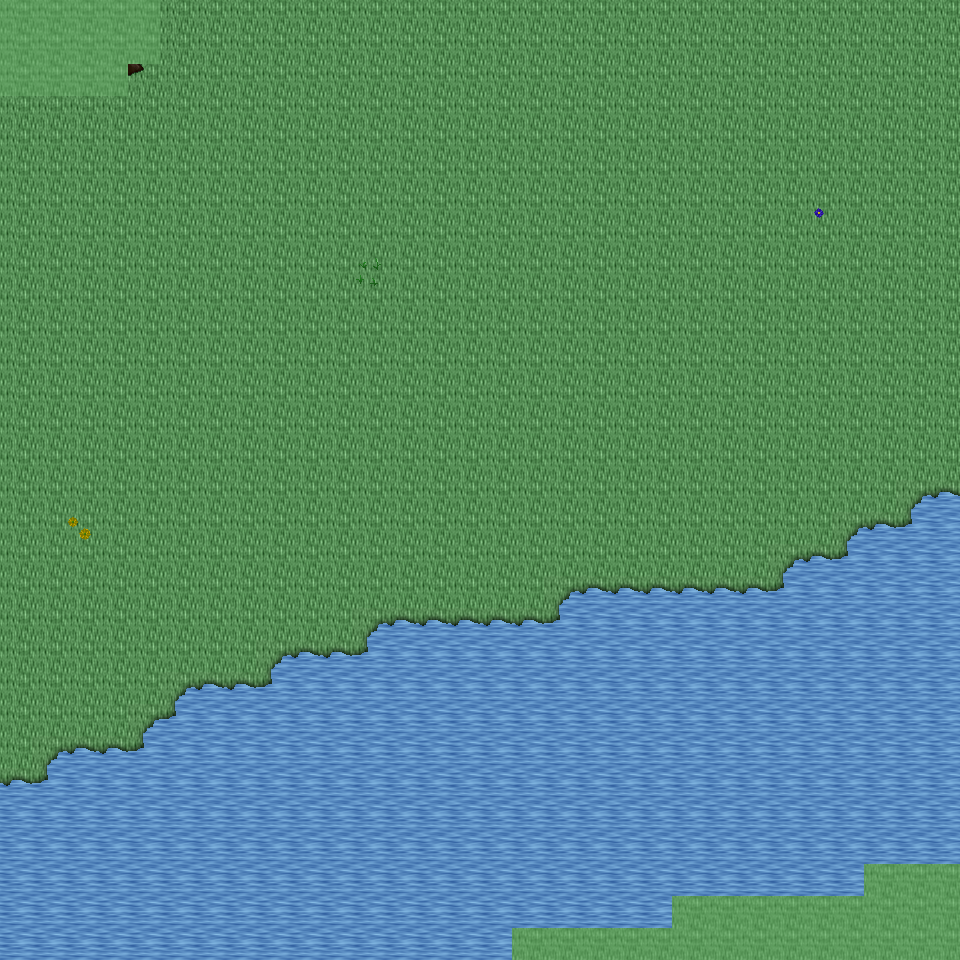

This game map was drawn from its Tiled (.tmx) file and the tilesets committed beside it. A one-line description and the trimmed map source follow:
An orthogonal 30x30 tile map with 32x32 px tiles, 6 tile layers (Ground, Object, Object2, Above, ...), 14 tilesets and 4 objects (4x mapExit).

<map version="1.0" orientation="orthogonal" renderorder="right-down" width="30" height="30" tilewidth="32" tileheight="32" nextobjectid="5">
  <tileset firstgid="1" name="tileset_ground_ground" tilewidth="32" tileheight="32" tilecount="33" columns="3">
    <image source="../drawable/tileset_ground_ground.png" width="96" height="352" />
  </tileset>
  <tileset firstgid="34" name="tileset_ground_water_pool" tilewidth="32" tileheight="32" tilecount="72" columns="3">
    <image source="../drawable/tileset_ground_water_pool.png" width="96" height="768" />
  </tileset>
  <tileset firstgid="106" name="tileset_plant_tree_tree_darkgreen" tilewidth="32" tileheight="32" tilecount="88" columns="8">
    <image source="../drawable/tileset_plant_tree_tree_darkgreen.png" width="256" height="352" />
  </tileset>
  <tileset firstgid="194" name="tileset_ground_grass_edges" tilewidth="32" tileheight="32" tilecount="36" columns="12">
    <image source="../drawable/tileset_ground_grass_edges.png" width="384" height="96" />
  </tileset>
  <tileset firstgid="230" name="tileset_ground_grass_corners" tilewidth="32" tileheight="32" tilecount="24" columns="6">
    <image source="../drawable/tileset_ground_grass_corners.png" width="192" height="128" />
  </tileset>
  <tileset firstgid="254" name="tileset_plant_grasses" tilewidth="32" tileheight="32" tilecount="6" columns="3">
    <image source="../drawable/tileset_plant_grasses.png" width="96" height="64" />
  </tileset>
  <tileset firstgid="260" name="tileset_plant_flower_daisy_yellow" tilewidth="32" tileheight="32" tilecount="8" columns="2">
    <image source="../drawable/tileset_plant_flower_daisy_yellow.png" width="64" height="128" />
  </tileset>
  <tileset firstgid="268" name="tileset_plant_flower_daisy_blue" tilewidth="32" tileheight="32" tilecount="8" columns="2">
    <image source="../drawable/tileset_plant_flower_daisy_blue.png" width="64" height="128" />
  </tileset>
  <tileset firstgid="276" name="tileset_logic_item_mushroom" tilewidth="32" tileheight="32" tilecount="6" columns="6">
    <image source="../drawable/tileset_logic_item_mushroom.png" width="192" height="32" />
  </tileset>
  <tileset firstgid="282" name="tileset_logic_item_resources" tilewidth="32" tileheight="32" tilecount="6" columns="6">
    <image source="../drawable/tileset_logic_item_resources.png" width="192" height="32" />
  </tileset>
  <tileset firstgid="288" name="tileset_logic_item_vegetable" tilewidth="32" tileheight="32" tilecount="16" columns="8">
    <image source="../drawable/tileset_logic_item_vegetable.png" width="256" height="64" />
  </tileset>
  <tileset firstgid="304" name="tileset_logic_creature_animal" tilewidth="32" tileheight="32" tilecount="32" columns="8">
    <image source="../drawable/tileset_logic_creature_animal.png" width="256" height="128" />
  </tileset>
  <tileset firstgid="336" name="tileset_logic_collision" tilewidth="32" tileheight="32" tilecount="1" columns="1">
    <image source="../drawable/tileset_logic_collision.png" width="32" height="32" />
  </tileset>
  <tileset firstgid="337" name="tileset_logic_item_herb" tilewidth="32" tileheight="32" tilecount="5" columns="5">
    <image source="../drawable/tileset_logic_item_herb.png" width="160" height="32" />
  </tileset>
  <layer name="Ground" width="30" height="30">
    <data>[900 cells, 900 non-empty, 3 distinct tile ids]</data>
  </layer>
  <layer name="Object" width="30" height="30">
    <data>[900 cells, 68 non-empty, 19 distinct tile ids]</data>
  </layer>
  <layer name="Object2" width="30" height="30">
    <data>[900 cells, 7 non-empty, 7 distinct tile ids]</data>
  </layer>
  <layer name="Above" width="30" height="30">
    <data>[900 cells, 1 non-empty, 1 distinct tile ids]</data>
  </layer>
  <layer name="Above2" width="30" height="30">
    <data>[900 cells, 0 non-empty, 0 distinct tile ids]</data>
  </layer>
  <layer name="Walkable" width="30" height="30">
    <data>[900 cells, 40 non-empty, 1 distinct tile ids]</data>
  </layer>
  <objectgroup name="MapEvents">
    <object id="1" name="north" type="mapExit" x="160" y="0" width="800" height="32">
      <properties>
        <property name="map" value="level_0_x171_y94" />
        <property name="x" value="5" />
        <property name="y" value="28" />
      </properties>
    </object>
    <object id="2" name="south" type="mapExit" x="0" y="928" width="512" height="32">
      <properties>
        <property name="map" value="level_0_x171_y96" />
        <property name="x" value="0" />
        <property name="y" value="1" />
      </properties>
    </object>
    <object id="3" name="west" type="mapExit" x="0" y="96" width="32" height="864">
      <properties>
        <property name="map" value="level_0_x170_y95" />
        <property name="x" value="28" />
        <property name="y" value="3" />
      </properties>
    </object>
    <object id="4" name="east" type="mapExit" x="928" y="0" width="32" height="864">
      <properties>
        <property name="map" value="level_0_x172_y95" />
        <property name="x" value="1" />
        <property name="y" value="0" />
      </properties>
    </object>
  </objectgroup>
</map>
